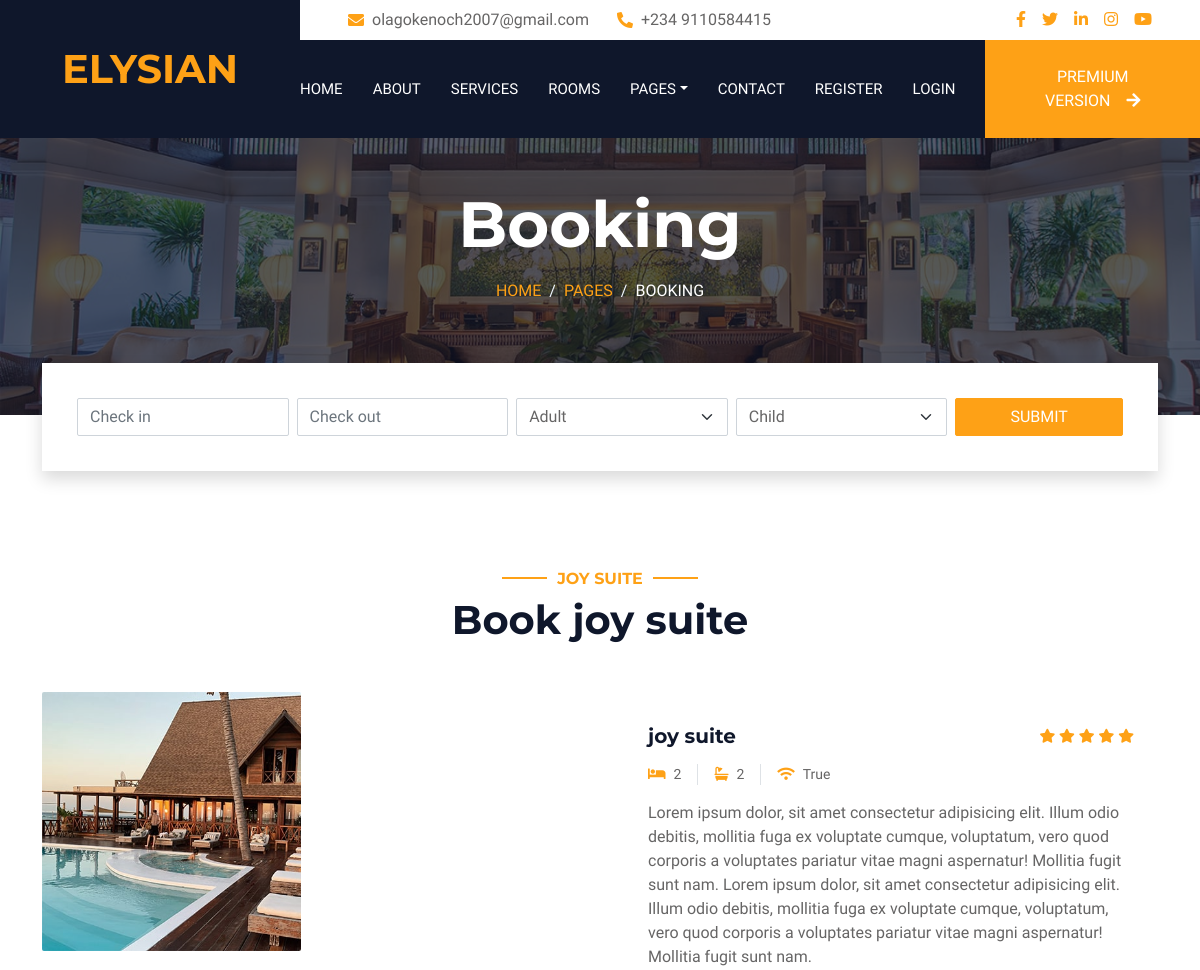
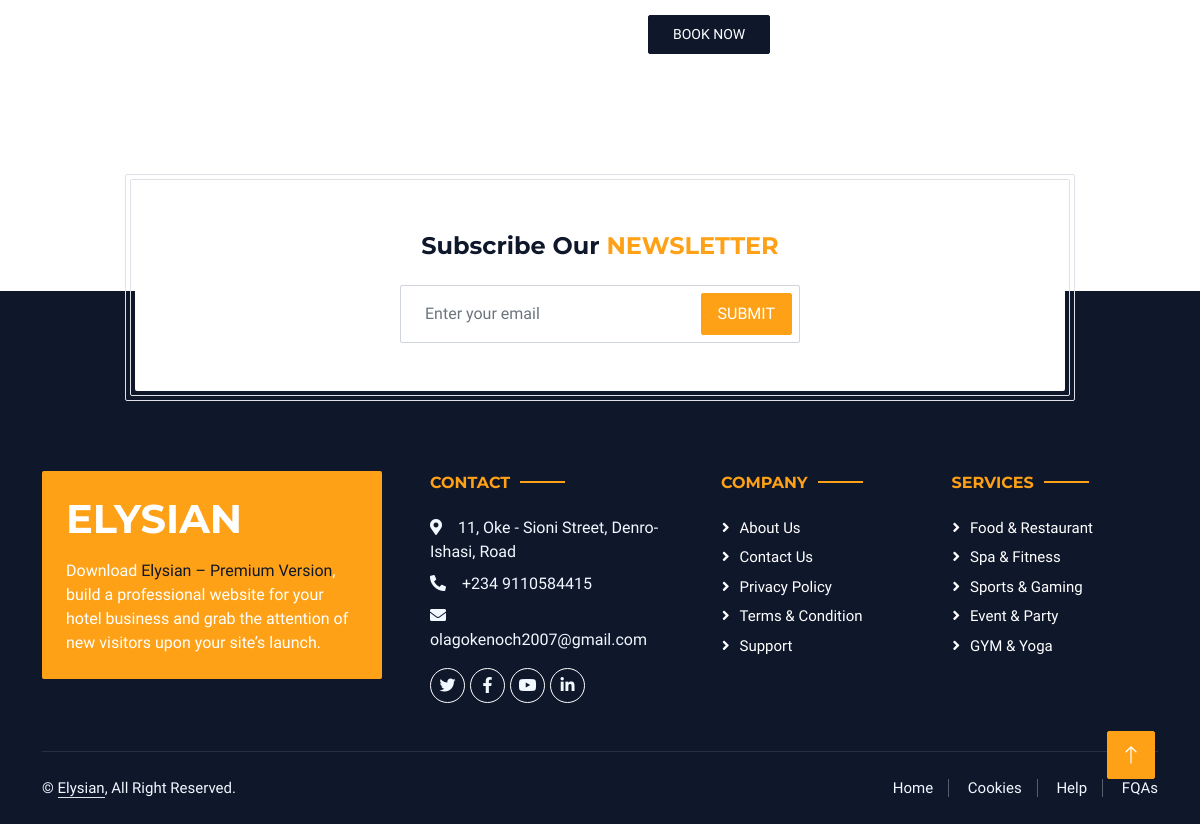
/roomdetails/6/, run on the app's committed database (2 pictures, top to bottom).
### enochApp/models.py (models this page shows, shortened)
class Apartment (models.Model):
    name = models.CharField(max_length=100)
    price = models.DecimalField(max_digits=10, decimal_places=2, verbose_name="Price per night")
    beds = models.PositiveIntegerField(verbose_name="Number of beds")
    baths = models.PositiveIntegerField(verbose_name="Number of baths")
    wifi_available = models.BooleanField(default=True)
    description = models.TextField()
    rating = models.DecimalField(max_digits=3, decimal_places=2, default=5.0)
    image = models.FileField(upload_to='rooms/')
    available = models.BooleanField(default = True)
    created_at = models.DateTimeField(auto_now_add=True)
    updated_at = models.DateTimeField(auto_now=True)
    class Meta:
        ordering = ['-created_at']

### enochApp/views.py (the view)
# urls.py: path('roomdetails/<str:room_id>/', views.roomDetails, name='details'),
def roomDetails(request, room_id):
    details = get_object_or_404(Apartment, id=room_id)
    return render(request, "single-room-detail.html", {"details" : details})

### templates/single-room-detail.html (shortened to what this page needs)
{% extends 'base.html' %}
{% load static %}
{% block content %}
  <div class="container-fluid page-header mb-5 p-0" style="background-image: url({% static 'img/carousel-1.jpg' %});">
    <div class="container-fluid page-header-inner py-5">
        <div class="container text-center pb-5">
            <h1 class="display-3 text-white mb-3 animated slideInDown">Booking</h1>
            <nav aria-label="breadcrumb">
                <ol class="breadcrumb justify-content-center text-uppercase">
                    <li class="breadcrumb-item"><a href="#">Home</a></li>
                    <li class="breadcrumb-item"><a href="#">Pages</a></li>
                    <li class="breadcrumb-item text-white active" aria-current="page">Booking</li>
                </ol>
            </nav>
        </div>
    </div>
</div>
<div class="container-fluid booking pb-5 wow fadeIn" data-wow-delay="0.1s">
    <div class="container">
        <div class="bg-white shadow" style="padding: 35px;">
            <div class="row g-2">
                <div class="col-md-10">
                    <div class="row g-2">
                        <div class="col-md-3">
                            <div class="date" id="date1" data-target-input="nearest">
                                <input type="text" class="form-control datetimepicker-input"
                                    placeholder="Check in" data-target="#date1" data-toggle="datetimepicker" />
                            </div>
                        </div>
                        <div class="col-md-3">
                            <div class="date" id="date2" data-target-input="nearest">
                                <input type="text" class="form-control datetimepicker-input" placeholder="Check out" data-target="#date2" data-toggle="datetimepicker"/>
                            </div>
                        </div>
                        <div class="col-md-3">
                            <select class="form-select">
                                <option selected>Adult</option>
                            </select>
                        </div>
                        <div class="col-md-3">
                            <select class="form-select">
                                <option selected>Child</option>
                            </select>
                        </div>
                    </div>
                </div>
                <div class="col-md-2">
                    <button class="btn btn-primary w-100">Submit</button>
                </div>
            </div>
        </div>
    </div>
</div>
       <div class="container-xxl py-5">
            <div class="container">
                <div class="text-center wow fadeInUp" data-wow-delay="0.1s">
                    <h6 class="section-title text-center text-primary text-uppercase">{{details.name}}</h6>
                    <h1 class="mb-5">Book {{details.name}}</h1>
                </div>
                <div class="row g-5">
                    <div class="col-lg-6">
                        <div class="row g-3">
                            <div class="col-6 text-start">
                                <img class="img-fluid rounded w-100 wow zoomIn" data-wow-delay="0.3s" src="{{details.image.url}}">
                            </div>
                        </div>
                    </div>
                    <div class="col-lg-6">
                        <div class="wow fadeInUp" data-wow-delay="0.2s">
                            <div class="p-4 mt-2">
                                <div class="d-flex justify-content-between mb-3">
                                    <h5 class="mb-0">{{details.name}}</h5>
                                    <div class="ps-2">
                                        <small class="fa fa-star text-primary"></small>
                                        <small class="fa fa-star text-primary"></small>
                                        <small class="fa fa-star text-primary"></small>
                                        <small class="fa fa-star text-primary"></small>
                                        <small class="fa fa-star text-primary"></small>
                                    </div>
                                </div>
                                <div class="d-flex mb-3">
                                    <small class="border-end me-3 pe-3"><i class="fa fa-bed text-primary me-2"></i>{{details.beds}}</small>
                                    <small class="border-end me-3 pe-3"><i class="fa fa-bath text-primary me-2"></i>{{details.baths}}</small>
                                    <small><i class="fa fa-wifi text-primary me-2"></i>{{details.wifi_available}}</small>
                                </div>
                                <p class="text-body mb-3">{{details.description}}</p>
                                <div class="d-flex justify-content-between">
                                    <a class="btn btn-sm btn-dark rounded py-2 px-4" href="">Book Now</a>
                                </div>
                            </div>
                        </div>
                    </div>
                </div>
            </div>
        </div>
    {% endblock %}

### static/css/style.css (style rules this page uses)
:root { --primary: #FEA116; --light: #F1F8FF; --dark: #0F172B; }
.btn { font-weight: 500; text-transform: uppercase; transition: .5s; }
.btn.btn-primary, .btn.btn-secondary { color: #FFFFFF; }
.page-header { background-position: center center; background-repeat: no-repeat; background-size: cover; }
.page-header-inner { background: rgba(15, 23, 43, .7); }
.breadcrumb-item + .breadcrumb-item::before { color: var(--light); }
.booking { position: relative; margin-top: -100px !important; z-index: 1; }
.section-title { position: relative; display: inline-block; }
.section-title::before { position: absolute; content: ""; width: 45px; height: 2px; top: 50%; left: -55px; margin-top: -1px; background: var(--primary); }
.section-title::after { position: absolute; content: ""; width: 45px; height: 2px; top: 50%; right: -55px; margin-top: -1px; background: var(--primary); }

### data on the page
Apartment: name "JOY SUITE", name "joy suite", image (picture), beds "2", baths "2", wifi_available "True", description "Lorem ipsum dolor, sit amet consectetur adipisicing elit. Illum odio debitis, mollitia fuga ex voluptate cumque, voluptatum, vero quod corporis a voluptates pariatur vitae magni aspernatur! Mollitia fugit sunt nam. Lorem ipsum dolor, sit amet consectetur adipisicing elit. Illum odio debitis, mollitia fuga ex voluptate cumque, voluptatum, vero quod corporis a voluptates pariatur vitae magni aspernatur! Mollitia fugit sunt nam."
